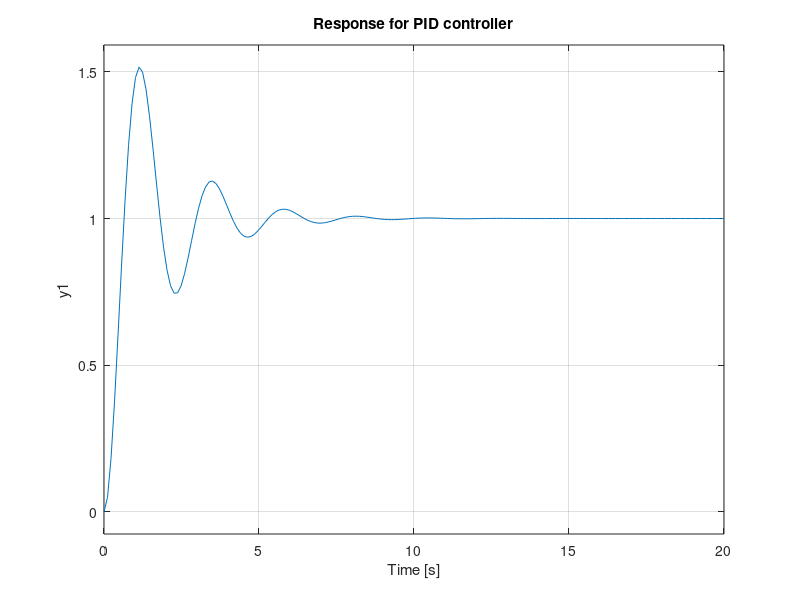

MATLAB code to generate this figure:
%exp5 prob1 PID controller by Z-N O/L method
clc
clear all
close all

G=zpk([],[-1 -2 -3],5);
subplot(2,2,1)
step(G)
hold on
title('Step Response for G(s)')

[y,t] = step(G);
h = mean(diff(t));

% Numerical Derivative
dy = gradient(y, h);

% Index Of Maximum
[~,idx] = max(dy);

% Regression Line Around Maximum Derivative
b = [t([idx-1,idx+1]) ones(2,1)] \ y([idx-1,idx+1]);

% Independent Variable Range For Tangent Line Plot
tv = [-b(2)/b(1); (1-b(2))/b(1)];

% Calculate Tangent Line
f = [tv ones(2,1)] * b;                            
hold on

% Tangent Line
plot(tv, f, '-r')

% Maximum Vertical
plot(t(idx), y(idx), '.r')                                     
hold off
grid on

% value of L
L=tv(1);

% value of T
T=tv(2)-tv(1);

% For P controller
Kp=T/L;
Ti=inf;
Td=0;

D=pid(Kp,Kp/Ti,Kp*Td);
H=feedback(G*D,1);
subplot(2,2,2)
step(H);
grid on
title('Response for P control')
fprintf('Kp=%f Ti=%f Td=%d\n\n',Kp,Ti,Td);


% For PI controller
kp=0.9*T/L;
Ti=L/0.3;
Td=0;

D=pid(kp,kp/Ti,kp*Td);
H=feedback(G*D,1);
subplot(2,2,3)
step(H)
grid on
title('Response for PI controller')
fprintf('Kp=%f Ti=%f Td=%d\n\n',kp,Ti,Td);

% For PID controller
kp=1.2*T/L;
Ti=2*L;
Td=0.5*L;

D=pid(kp,kp/Ti,kp*Td);
H=feedback(G*D,1);
subplot(2,2,4)
step(H)
grid on
title('Response for PID controller')
fprintf('Kp=%f Ti=%f Td=%d\n\n',kp,Ti,Td);